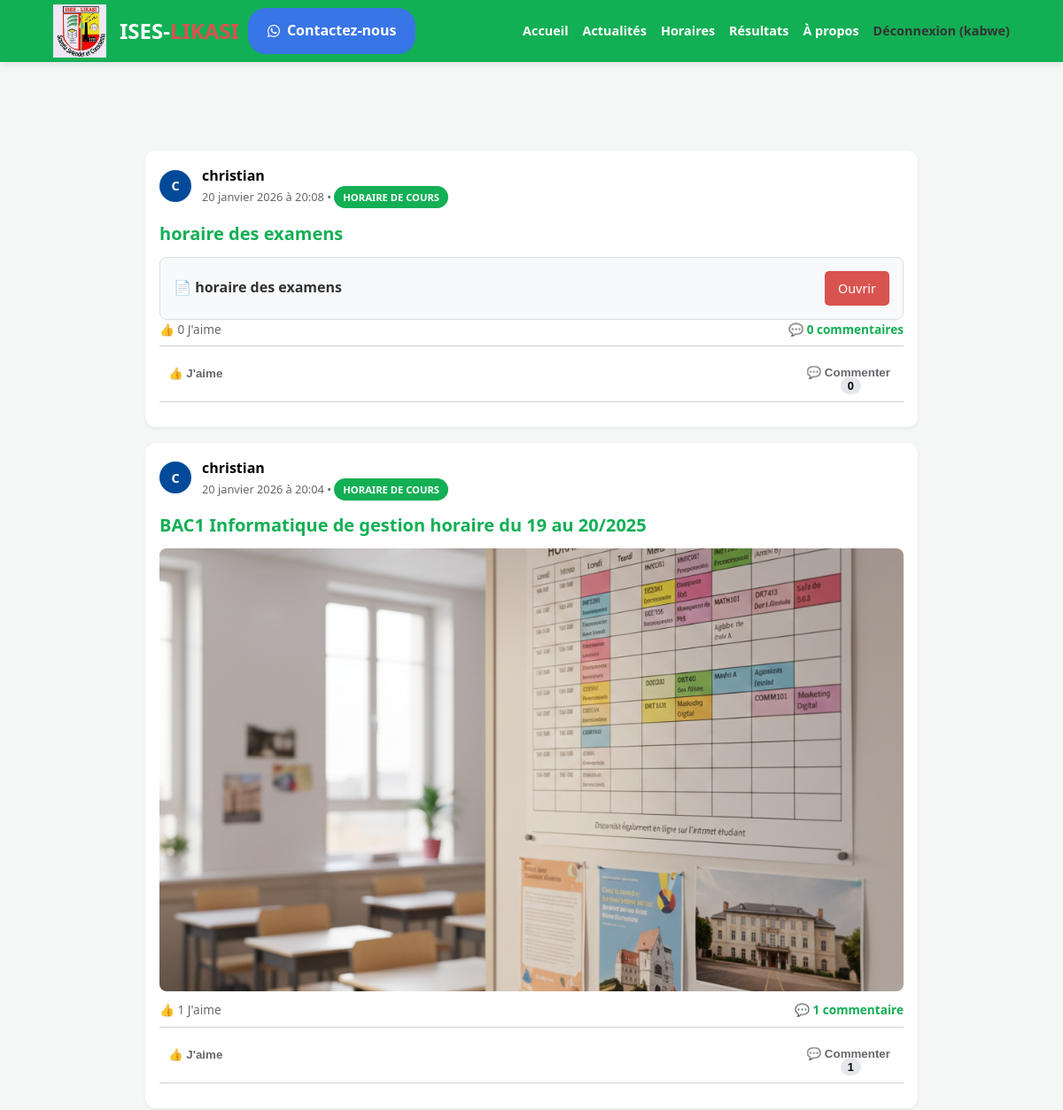
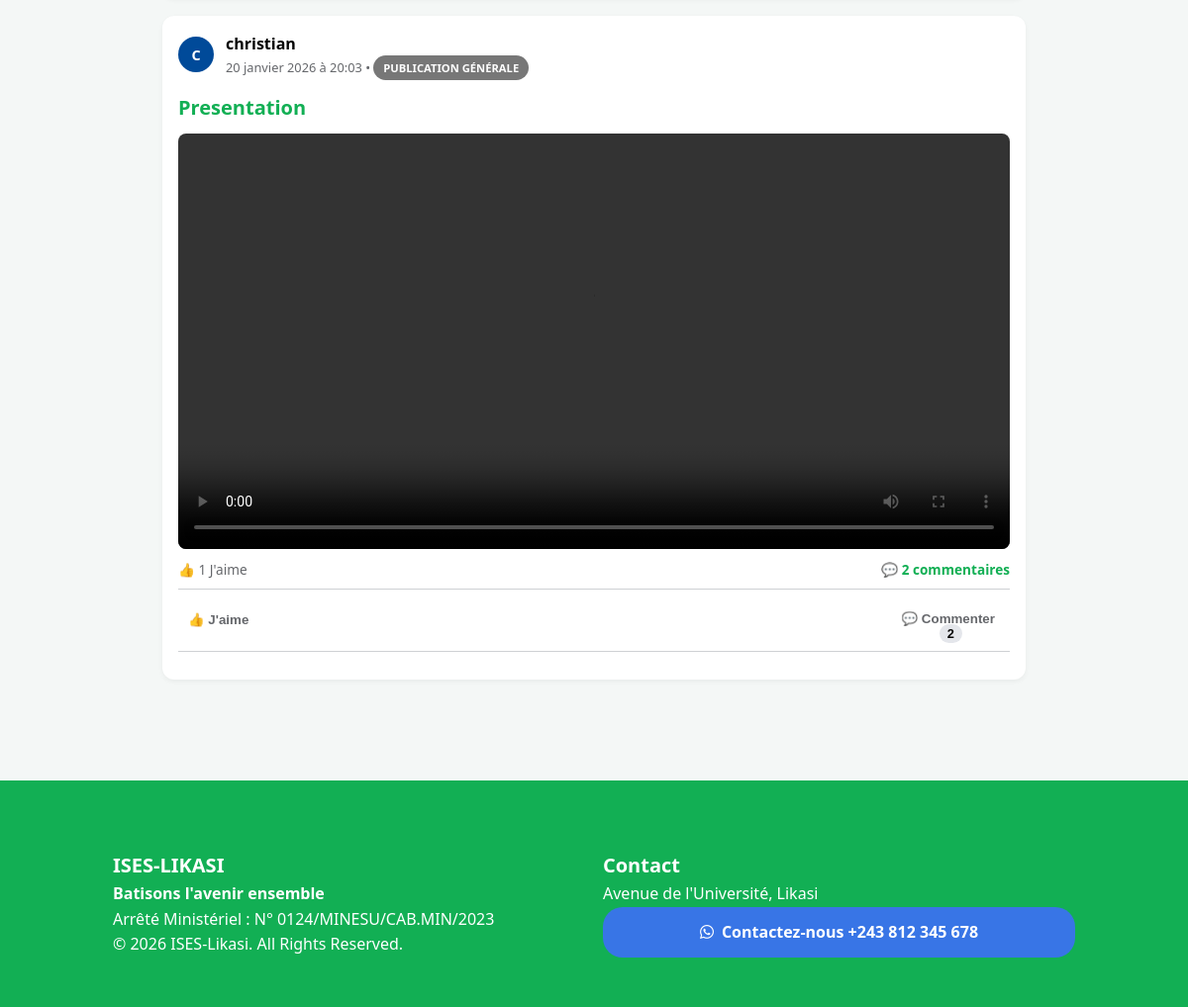
Screenshot of / (signed in) with the database file from the repository (2 pictures, top to bottom).
### portal/models.py (models this page shows)
class Post(models.Model):
    POST_TYPES = (
        ('GENERAL', 'Publication Générale'),
        ('NEWS', 'Communiqué Officiel'),
        ('SCHEDULE', 'Horaire de Cours'),
    )
    author = models.ForeignKey(User, on_delete=models.CASCADE)
    post_type = models.CharField(max_length=10, choices=POST_TYPES, default='GENERAL')
    title = models.CharField(max_length=200)
    content = models.TextField()
    promotion = models.ForeignKey(Promotion, on_delete=models.CASCADE, blank=True, null=True)
    image = models.ImageField(upload_to='posts/', blank=True, null=True)
    video = models.FileField(upload_to='videos/', blank=True, null=True)
    document_pdf = models.FileField(upload_to='documents/', blank=True, null=True)
    created_at = models.DateTimeField(auto_now_add=True)
    likes = models.ManyToManyField(User, related_name='post_likes', blank=True)

### portal/views.py (the view)
# urls.py: path('', views.home_view, name='home'),
def home_view(request):
    posts = Post.objects.all().order_by('-created_at')
    return render(request, 'portal/home.html', {'posts': posts})

### portal/templates/portal/home.html (shortened to what this page needs)
{% extends 'portal/base.html' %}
{% load static %}
{% block content %}
<div class="feed-container">
    {% for post in posts %}
    <div class="post-card">
        <div class="post-header-meta">
            <div class="fb-avatar">{{ post.author.username|slice:":1"|upper }}</div>
            <div class="post-info">
                <span class="post-author-name"><strong>{{ post.author.get_full_name|default:post.author.username }}</strong></span>
                <span class="post-date">{{ post.created_at|date:"d F Y à H:i" }} • <span class="badge {{ post.post_type }}">{{ post.get_post_type_display }}</span></span>
            </div>
        </div>
        <div class="post-content">
            <h2 class="post-title">{{ post.title }}</h2>
            {% if post.image %}<img src="{{ post.image.url }}" class="media-full">{% endif %}
            {% if post.video %}<video controls class="media-full"><source src="{{ post.video.url }}"></video>{% endif %}
            {% if post.document_pdf %}
                <div class="pdf-attachment">
                    <p>📄 <strong>{{ post.title }}</strong></p>
                    <a href="{{ post.document_pdf.url }}" class="btn-pdf-download" target="_blank">Ouvrir</a>
                </div>
            {% endif %}
        </div>
        <div class="fb-comments-wrapper">
            <div class="fb-comment-count">
                <span>👍 {{ post.likes.count }} J'aime</span>
                <span style="font-weight: 600; color: var(--blue);">💬 {{ post.comments.count }} commentaire{{ post.comments.count|pluralize }}</span>
            </div>
            <hr class="fb-divider">
            <div class="social-interaction-btns">
                <form action="{% url 'like_post' post.id %}" method="POST" style="display:inline;">
                    <button type="submit" class="interaction-btn {% if user in post.likes.all %}active-like{% endif %}">
                        {% if user in post.likes.all %}
                            💙 J'aime
                        {% else %}
                            👍 J'aime
                        {% endif %}
                    </button>
                </form>
                <button type="button" class="interaction-btn btn-toggle-comments" onclick="toggleComments('{{ post.id }}')">
                    💬 Commenter <span class="comment-badge">{{ post.comments.count }}</span>
                </button>
            </div>
            <hr class="fb-divider">
        </div>
    </div>
    {% endfor %}
</div>
{% endblock %}

### portal/templates/portal/base.html (shortened to what this page needs)
{% load static %}
<!DOCTYPE html>
<html lang="fr">
<head>
    <link rel="stylesheet" href="{% static 'portal/css/style.css' %}">
    <link rel="stylesheet" href="{% static 'portal/css/responsive.css' %}">
    <link rel="stylesheet" href="https://cdnjs.cloudflare.com/ajax/libs/font-awesome/6.5.2/css/all.min.css">
</head>
<body>
    <div class="top-bar">
        <span>📧 infos@ises-likasi.ac.cd</span>
        <span>📍 Likasi, Haut-Katanga, RDC</span>
    </div>
    <nav class="navbar">
        <div class="nav-container">
            <div class="logo-container">
                <img src="{% static 'portal/images/logo.jpg' %}" alt="Ises logo" class="logo-image">
                <h1 class="logo">ISES-<span>LIKASI</span></h1>
                <div class="whatsApp-btn whatsApp-btn-header">
                    <a href="https://wa.me/243990862014" target="_blank" class="btn-contact">
                        <i class="fab fa-whatsapp"></i> Contactez-nous
                    </a>
                </div>
            </div>
            <ul class="nav-links nav-links-desktop">
                <li><a href="{% url 'home' %}">Accueil</a></li>
                <li><a href="{% url 'announcements' %}">Actualités</a></li>
                <li><a href="{% url 'schedules' %}">Horaires</a></li>
                <li><a href="{% url 'results' %}">Résultats</a></li>
                <li><a href="{% url 'about' %}">À propos</a></li>
                {% if user.is_authenticated %}
                    <li>
                        <form action="{% url 'logout' %}" method="post" style="display: inline;">
                            <button type="submit" class="logout-button">Déconnexion ({{ user.username }})</button>
                        </form>
                    </li>
                {% else %}
                    <li><a href="{% url 'login' %}">Connexion</a></li>
                    <li><a href="{% url 'register' %}" style="color: var(--blue);">S'inscrire</a></li>
                {% endif %}
            </ul>
        </div>
    </nav>
    <main class="content-wrapper">
        {% block content %}{% endblock %}
    </main>
    <footer class="footer">
        <div class="footer-grid">
            <div>
                <h3>ISES-LIKASI</h3>
                <h4>Batisons l'avenir ensemble</h4>
                <p>Arrêté Ministériel : N° 0124/MINESU/CAB.MIN/2023</p>
                <div>© 2026 ISES-Likasi. All Rights Reserved.</div>
            </div>
            <div>
                <h3>Contact</h3>
                <p>Avenue de l'Université, Likasi</p>
                <div class="whatsApp-btn whatsApp-btn-footer">
                    <a href="https://wa.me/243990862014" target="_blank" class="btn-contact">
                        <i class="fab fa-whatsapp"></i> Contactez-nous  +243 812 345 678
                    </a>
                </div>
            </div>
        </div>
    </footer>
</body>
</html>

### portal/static/portal/css/style.css (style rules this page uses)
:root { --blue: rgb(18, 175, 84); --red: #d9534f; --light: #f4f7f6; --white: #ffffff; }
* { margin: 0; padding: 0; box-sizing: border-box; }
body { font-family: 'Segoe UI', sans-serif; background: var(--light); color: #333; line-height: 1.6; }
.top-bar { background: #003366; color: white; padding: 8px 5%; font-size: 0.8rem; display: flex; justify-content: space-between; }
.navbar { position: fixed; top: 0; width: 100%; height: 70px; background: rgb(18, 175, 84); z-index: 1000; box-shadow: 0 2px 10px rgba(0,0,0,0.1); display: flex; align-items: center; }
.nav-container { width: 90%; margin: auto; display: flex; justify-content: space-between; align-items: center; }
.logo { font-size: 1.5rem; color: var(--white); }
.logo span { color: var(--red); }
div.logo-container { display: flex; justify-content: space-between; align-items: center; }
.logo-image { width: 60px; margin-right: 15px; }
.nav-links { display: flex; gap: 15px; list-style: none; }
.nav-links a { text-decoration: none; color: white; font-weight: 600; font-size: 0.9rem; }
.content-wrapper { margin-top: 100px; padding: 20px 5%; min-height: 80vh; }
.feed-container { max-width: 700px; margin: auto; }
.post-card { background: white; border-radius: 10px; padding: 20px; margin-bottom: 25px; box-shadow: 0 2px 5px rgba(0,0,0,0.05); }
.media-full { width: 100%; border-radius: 8px; margin: 15px 0; }
.badge { padding: 5px 10px; border-radius: 20px; color: white; font-size: 0.7rem; font-weight: bold; text-transform: uppercase; }
.SCHEDULE { background: var(--blue); }
.GENERAL { background: #777; }
.footer { background: rgb(18, 175, 84); color: white; padding: 40px 5% 20px; margin-top: 50px; }
.footer-grid { display: grid; grid-template-columns: repeat(auto-fit, minmax(200px, 1fr)); gap: 30px; }
.post-header-meta { display: flex; gap: 12px; align-items: center; margin-bottom: 15px; }
.post-info { display: flex; flex-direction: column; }
.post-author-name { font-size: 1rem; color: #050505; }
.post-date { font-size: 0.8rem; color: #65676b; }
.post-title { font-size: 1.25rem; margin-bottom: 10px; color: var(--blue); }
.media-full { width: 100%; border-radius: 8px; margin: 10px 0; max-height: 500px; object-fit: cover; }
.social-interaction-btns { display: flex; gap: 20px; padding: 5px 0; }
.interaction-btn { background: none; border: none; color: #65676b; font-weight: 600; cursor: pointer; padding: 5px 10px; border-radius: 5px; }
.pdf-attachment { background: #f8f9fa; border: 1px solid #ddd; padding: 15px; border-radius: 8px; display: flex; justify-content: space-between; align-items: center; }
.btn-pdf-download { background: #d9534f; color: white; padding: 8px 15px; border-radius: 5px; text-decoration: none; font-size: 0.9rem; }
.fb-comment-count { display: flex; justify-content: space-between; font-size: 0.9rem; color: #65676b; padding-bottom: 8px; }
.fb-divider { border: 0; border-top: 1px solid #ced0d4; margin-bottom: 12px; }
.fb-avatar { width: 36px; height: 36px; background: #004a99; color: white; border-radius: 50%; display: flex; align-items: center; justify-content: center; font-weight: bold; font-size: 0.9rem; flex-shrink: 0; }
.comment-badge { background: #e4e6eb; color: #050505; padding: 2px 8px; border-radius: 10px; font-size: 0.8rem; margin-left: 5px; font-weight: bold; }
.fb-comment-count span { font-size: 0.85rem; }
.logout-button { background: none; border: none; color: #333; font-weight: 600; font-size: 0.9rem; font-family: 'Segoe UI', sans-serif; cursor: pointer; padding: 0; margin: 0; }
.whatsApp-btn { background-color: rgb(56, 117, 230); padding: 5px 10px; border-radius: 20px; text-align: center; font-weight: 500; transition: background-color 0.3s ease; }
.whatsApp-btn-header { margin-left: 10px; }
.whatsApp-btn a { text-decoration: none; color: white; }

### rows the page displays
Post: author.username "C", author.get_full_name "christian", created_at "20 janvier 2026 à 20:08", post_type "HORAIRE DE COURS", title "horaire des examens", likes.count "0", comments.count "0", shows "👍 J'aime"
Post: author.username "C", author.get_full_name "christian", created_at "20 janvier 2026 à 20:04", post_type "HORAIRE DE COURS", title "BAC1 Informatique de gestion horaire du 19 au 20/2025", image (picture), likes.count "1", comments.count "1", shows "👍 J'aime"
Post: author.username "C", author.get_full_name "christian", created_at "20 janvier 2026 à 20:03", post_type "PUBLICATION GÉNÉRALE", title "Presentation", likes.count "1", comments.count "2", shows "👍 J'aime"

### other values shown
{{ user.username }} "kabwe"
